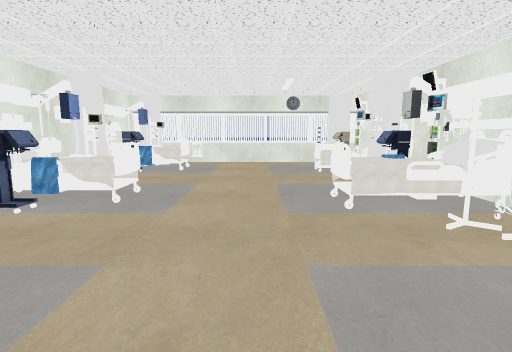
[1] (above)

12 first-person views from a walk through a scene from a Unity 3-D project. The camera is 1.3 m above the floor, tilts 8° down and sees 80° across. The floor is counted in squares, 1 m on a side. Each view is taken from the middle of a square. On the plan, view 1 faces up. The plan holds only what a view shows up to about 14 squares ahead; the rest is blank. Some animated figures are left out. Some surface patterns are stand-ins.

[2]
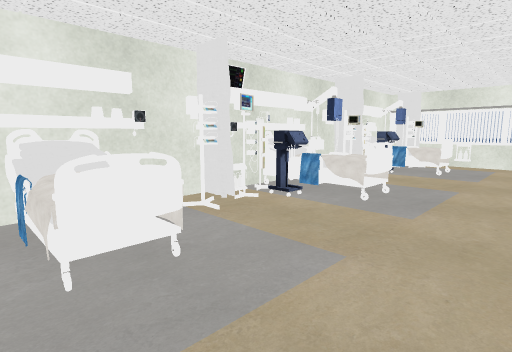

[3]
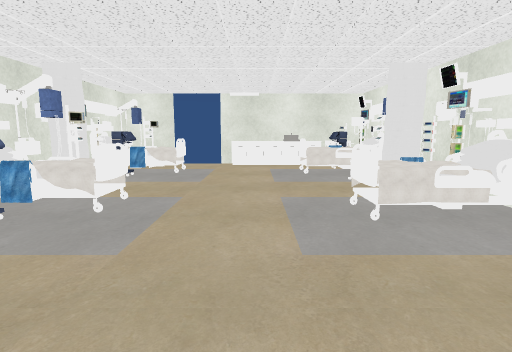

[4]
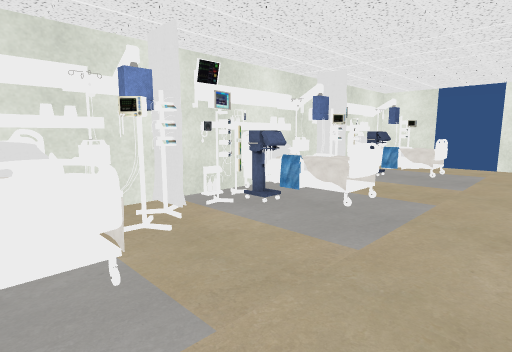

[5]
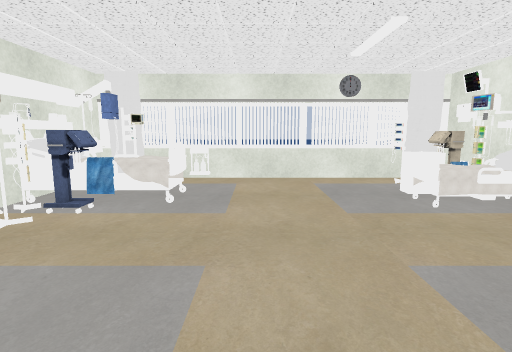

[6]
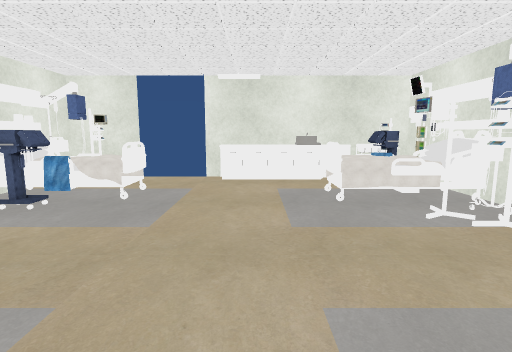

[7]
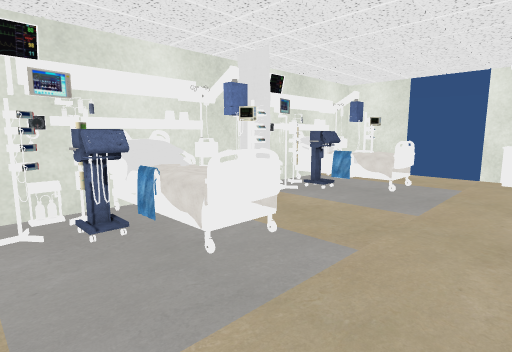

[8]
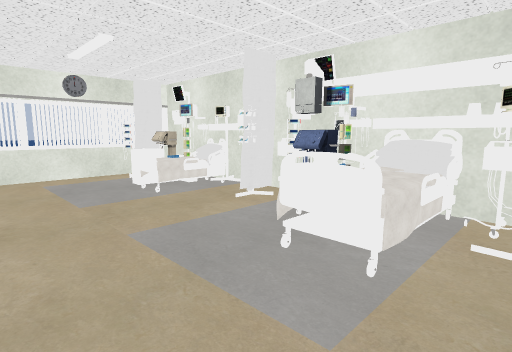

[9]
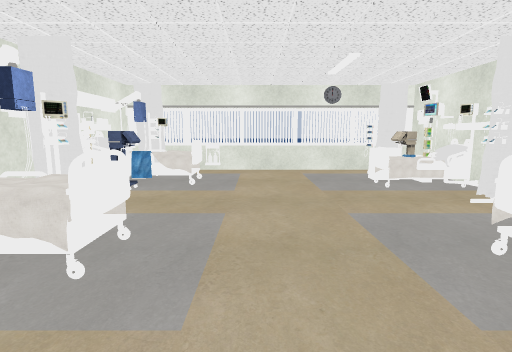

[10]
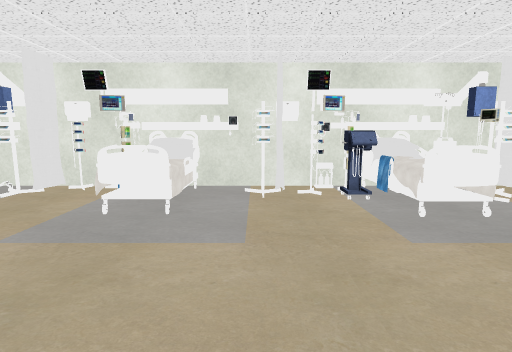

[11]
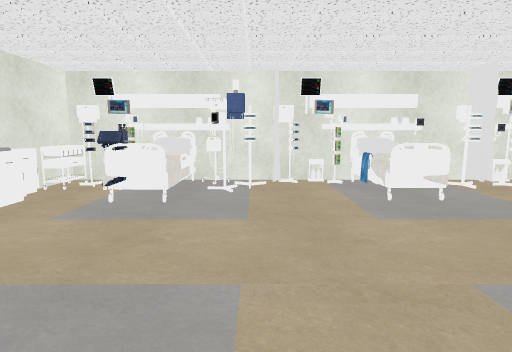

[12]
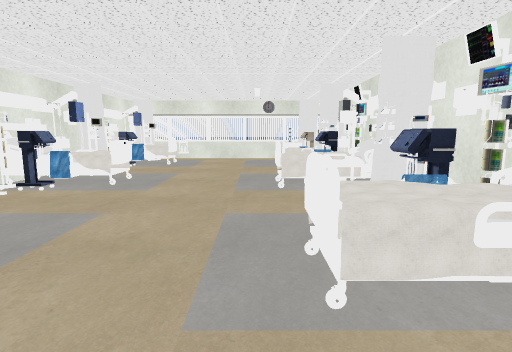

### Floor plan
Points are (right, up) in squares from view 1. A wall is a line through its corners. A room is listed if a view was taken in it or the views show most of it. See-through windows are left out.
Room 1 (views 1, 2, 3, 4, 5, 6, 7, 8, 9, 10, 11, 12)
walls: (3.7, 7.6) (3.7, 8.1); (4, 8.4) (3.6, 8.5) (3.1, 8.4); (4, 8.4) (3.2, 8.6); (3.9, 8.5) (3.2, 8.4); (3.8, 8.6) (3.3, 8.4); (4.1, 8.5) (3.1, 8.5); (4.5, -2.2) (4.5, 13.9); (-0.5, -7.1) (0.5, -7.1); (2.4, -7.1) (4.5, -7.1) (4.5, -3); (-1.2, 13.7) (-1.6, 14); (-3.2, 13.6) (-3.7, 14) (-4.2, 13.4) (-4.9, 13.5); (-4.1, 13.4) (-4.5, 13.6) (-5.1, 13.4); (-4.1, 13.5) (-4.9, 13.5); (-0.6, 14) (-0.9, 13.7); (-2.5, 14) (-2.8, 13.7); (2.7, 13.6) (2.5, 13.9); (1.7, 14) (1.4, 13.8) (1.2, 14); (-3.4, 14.1) (-4.2, 14.1); (2.2, 14) (1.8, 13.7); (4.1, 13.3) (3.5, 13.5); (4.1, 13.4) (3.2, 13.6); (4, 13.5) (3.2, 13.5); (2.9, 14.1) (-3.1, 14.1); (-5.5, 13.9) (-5.5, -7.1) (-2.4, -7.1)
low walls: (-1.9, 11.5) (-2.4, 11.5); (3.2, 13.9) (-5.5, 13.9)
objects: cart (-5, -7) to (-4, -6); bed (-5, -5) to (-3, -2); bed (-5, -1) to (-3, 3); bed (-5, 4) to (-3, 8); bed (-5, 9) to (-3, 13); cupboard (-2, -7) to (-1, -7); bed (2, -6) to (4, -2); bed (2, -1) to (4, 3); bed (2, 4) to (4, 7); bed (2, 10) to (4, 11); cupboard (2, 11) to (3, 12)

Positions as (right, up) in squares from view 1, and headings:
1: (0, 0), facing up
2: (0, 0), facing up-left
3: (-1, 6), facing down
4: (-1, 6), facing down-right
5: (-1, 5), facing up
6: (-1, 2), facing down
7: (-1, 3), facing down-right
8: (-1, 4), facing up-right
9: (-1, 3), facing up
10: (2, 3), facing left
11: (3, -2), facing left
12: (1, -2), facing up
